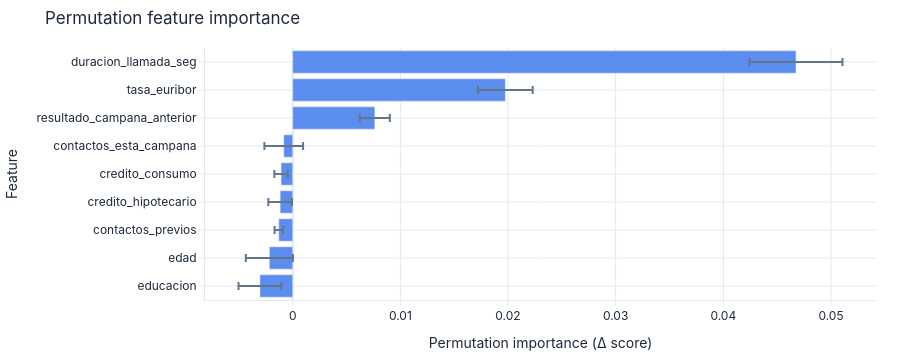

Notebook cell for this chart:
### Markdown cell above
### Ejercicio A1 · La trampa de la variable que sabe la respuesta

Entrenen un clasificador rápido `rf` (*Random Forest*) que incluya **todas** las columnas de la tabla
(incluida `duracion_llamada_seg`). Observen su métrica **AUC** y la **importancia de variables**.
Luego respondan: ¿por qué este resultado es un engaño?, ¿conocemos la duración de la llamada el próximo
lunes a las 9:00 AM cuando el ejecutivo decide a quién marcar?

### Code cell
from pycaret.tasks import ClassificationExperiment

# probamos primero con la columna tramposa para ver el engaño
exp_trampa = ClassificationExperiment(target='contrata', session_id=42, train_size=0.7, fold=3).fit(banco)
rf_trampa = exp_trampa.create_model('rf')

print('AUC con trampa:', rf_trampa.metrics['AUC'].values[0])
exp_trampa.plot_model(rf_trampa.pipeline, plot='feature')

### Figure 1 — Plotly figure (JSON) as saved in the notebook; plotly's stock layout.template omitted (floating-point values rounded to 4 significant figures)
{"data": [{"error_x": {"array": [0.00199, 0.002187, 0.0003931, 0.001099, 0.0006236, 0.001797, 0.001395, 0.002543, 0.004317], "color": "#64748B", "type": "data"}, "hovertemplate": "%{y}<br>Δscore: %{x:.4f} ±σ<extra></extra>", "marker": {"color": "#5B8DEF"}, "orientation": "h", "type": "bar", "x": [-0.003042, -0.002167, -0.001292, -0.001167, -0.001083, -0.0008333, 0.007625, 0.01975, 0.04675], "y": ["educacion", "edad", "contactos_previos", "credito_hipotecario", "credito_consumo", "contactos_esta_campana", "resultado_campana_anterior", "tasa_euribor", "duracion_llamada_seg"]}], "layout": {"font": {"color": "#1E293B", "family": "Inter, system-ui, sans-serif", "size": 12}, "height": 360, "hoverlabel": {"bgcolor": "white", "bordercolor": "#E2E8F0", "font": {"family": "Inter, system-ui, sans-serif", "size": 12}}, "legend": {"bgcolor": "rgba(0,0,0,0)", "borderwidth": 0, "orientation": "h", "x": 0, "y": -0.18}, "margin": {"b": 48, "l": 56, "r": 24, "t": 48}, "paper_bgcolor": "rgba(0,0,0,0)", "plot_bgcolor": "rgba(0,0,0,0)", "showlegend": false, "title": {"text": "Permutation feature importance"}, "xaxis": {"automargin": true, "gridcolor": "#E2E8F0", "linecolor": "#E2E8F0", "tickcolor": "#E2E8F0", "ticks": "outside", "title": {"text": "Permutation importance (Δ score)"}, "zerolinecolor": "#E2E8F0"}, "yaxis": {"automargin": true, "gridcolor": "#E2E8F0", "linecolor": "#E2E8F0", "tickcolor": "#E2E8F0", "ticks": "outside", "title": {"text": "Feature"}, "zerolinecolor": "#E2E8F0"}}}
